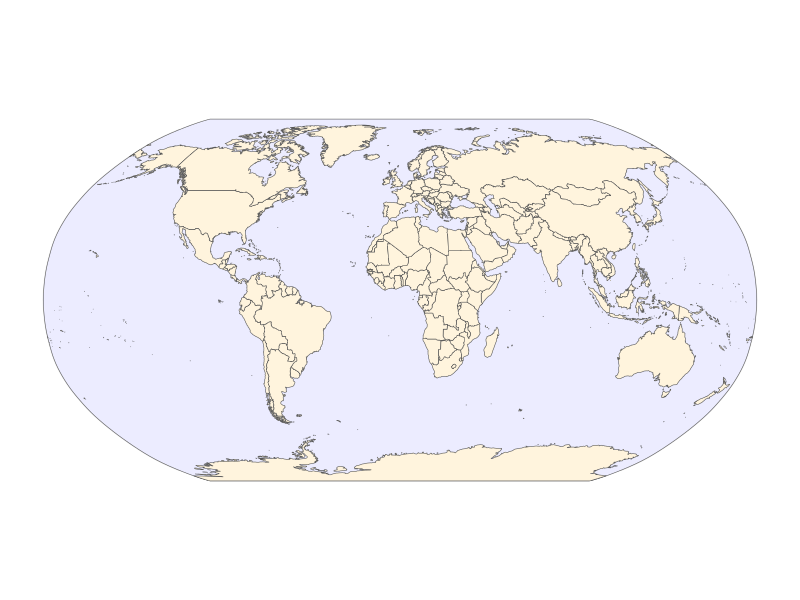
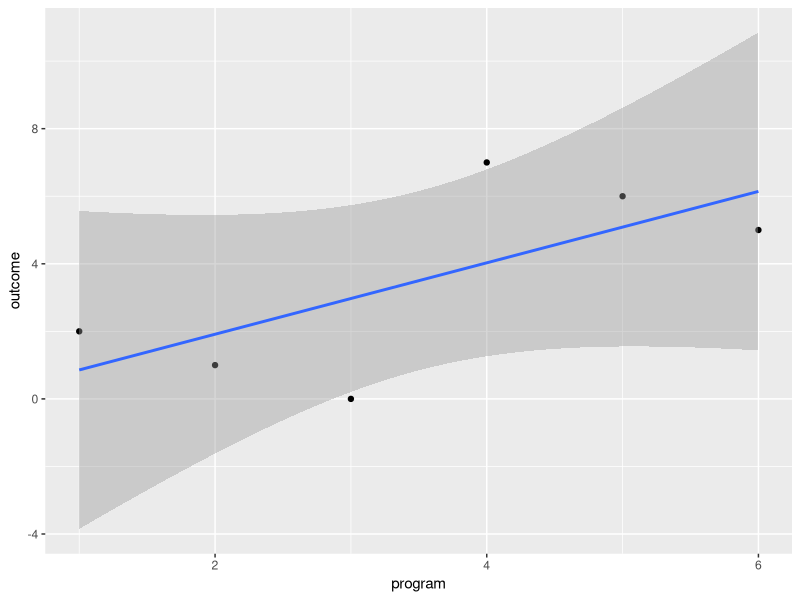

Source code (R) for these figures, in order:
## ---- chunk 1
#| echo: false
#| message: false

library(rnaturalearth) # natural earth data

library(ggplot2) # beautiful maps

library(dplyr) # data wrangling

library(sf) # simple (spatial) features

# library(patchwork) # stitch ggplots together

mapdata <- ne_countries(scale = "medium", # medium scale
                        returnclass = "sf") # as sf object

# CF https://stackoverflow.com/questions/75860459/change-ocean-color-in-robinson-projection-map

ocean <- st_polygon(list(cbind(c(seq(-180, 179, 
                                     len = 100), 
                                 rep(180, 100), 
                                 seq(179, -180, 
                                     len = 100),
                                 rep(-180, 100)),
                               c(rep(-90, 100), 
                                 seq(-89, 89, 
                                     len = 100),
                                 rep(90, 100), 
                                 seq(89, -90, 
                                     len = 100))))) |>
  st_sfc(crs = "WGS84") |>
  st_as_sf()

mymap <- ggplot(mapdata) + # the data I am mapping
  geom_sf(data = ocean, fill = "#ECECFF") +
  geom_sf(fill = "#FFF4DD") + # the geometry I am using
  theme_minimal() +
  theme(axis.text.x = element_blank())

mymap + coord_sf(crs="+proj=robin") # Robinson projection

## ---- chunk 2

program <- seq(1:6)

motivation <- c(2,1,0,7,6,5)

outcome <- motivation

mydata <- data.frame(program, motivation, outcome)

library(ggplot2)

ggplot(mydata,
       aes(x= program,
           y = outcome)) +
  geom_point() + 
  geom_smooth(method = "lm")
